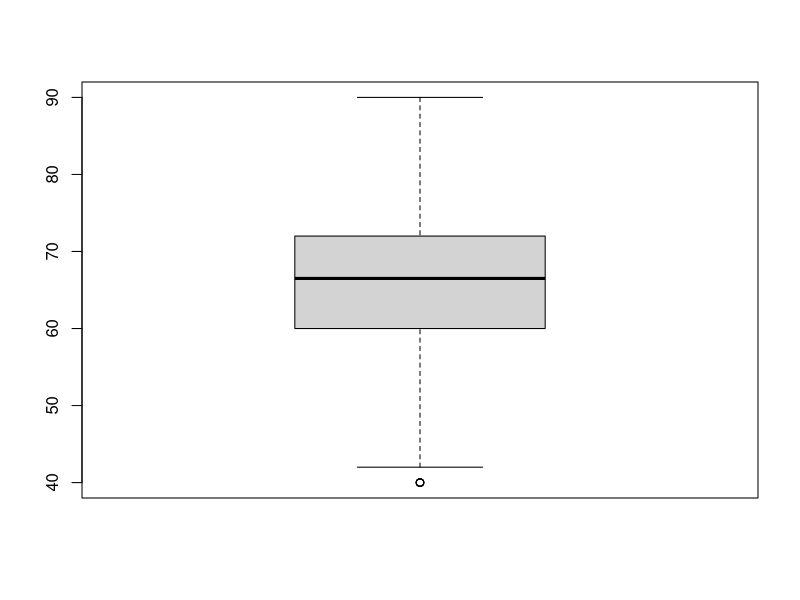
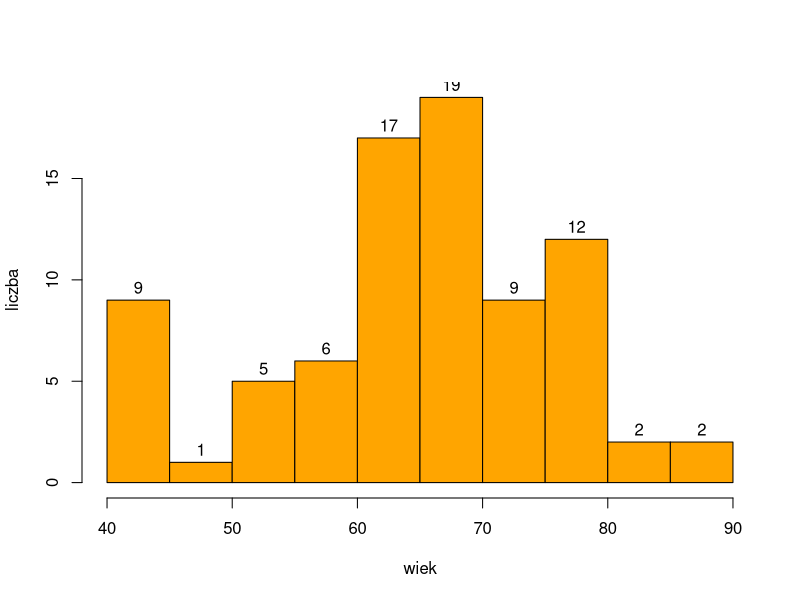

The R source for these figures, in order:
kb <- read.csv("kumitetbolca.csv", sep = ';',  header=T, na.string="NA");

fivenum(kb$age)

boxplot (kb$age)

# wykres słupkowy
h <- hist(kb$age, breaks=c(40,45,50,55,60,65,70,75,80,85,90), freq=TRUE, 
   col="orange", 
   main="", # tytuł
   xlab="wiek",ylab="liczba", labels=T  )
